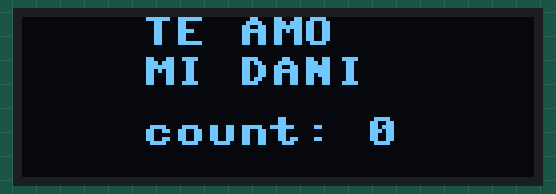
Recording of a program running on a simulated ESP32 board running MicroPython. Parts: 128×40 one-colour display.

Above: at 0.1 s.
At 5.7 s:
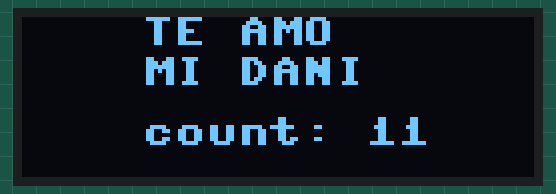
At 9.8 s:
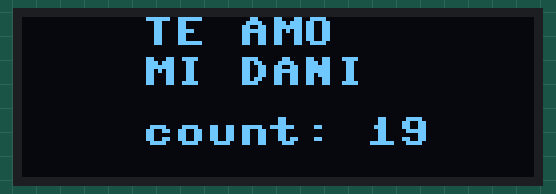
At 19.4 s:
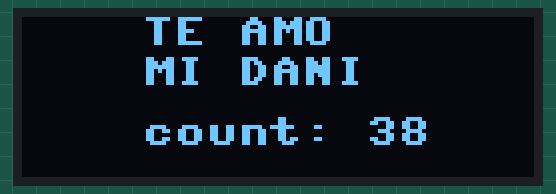
At 29.1 s:
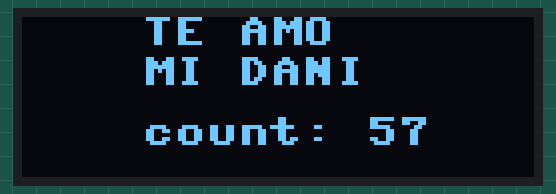
At 39.3 s:
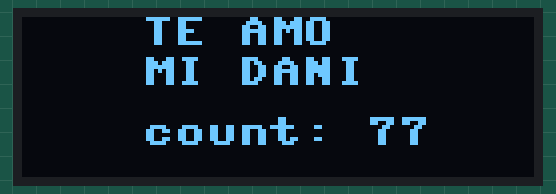

The program:

oled_c3_hello.py
```python
# Hello-world for the 0.42" 72x40 OLED on ESP32-C3 dev boards.
# The panel uses an SSD1306 controller but only exposes 72x40 pixels offset
# inside its 128x64 RAM, so show() has to set an explicit column window.
#
# Pins below match the common ESP32-C3 0.42" OLED dev board. Verify against
# your board's silkscreen / schematic if nothing renders.
#
# Install the driver on the board once:
#     uvx mpremote mip install ssd1306

import time
from machine import I2C, Pin
from ssd1306 import SSD1306_I2C

WIDTH = 72
HEIGHT = 40
X_OFFSET = 30  # 72x40 panel is centered inside the SSD1306's 128-pixel row


class OLED72x40(SSD1306_I2C):
    def show(self):
        self.write_cmd(0x21)  # set column address
        self.write_cmd(X_OFFSET)
        self.write_cmd(X_OFFSET + self.width - 1)
        self.write_cmd(0x22)  # set page address
        self.write_cmd(0)
        self.write_cmd(self.pages - 1)
        self.write_data(self.buffer)


i2c = I2C(0, sda=Pin(5), scl=Pin(6), freq=400_000)
oled = OLED72x40(WIDTH, HEIGHT, i2c)

counter = 0
while True:
    oled.fill(0)
    oled.text("TE AMO", 0, 0)
    oled.text("MI DANI", 0, 10)
    oled.text("count: " + str(counter), 0, 25)
    oled.show()
    counter += 1
    time.sleep(0.5)
```

Measured:
- what the display in image 1 shows lasts 0.5 s, from 5.6 s to 6.1 s
